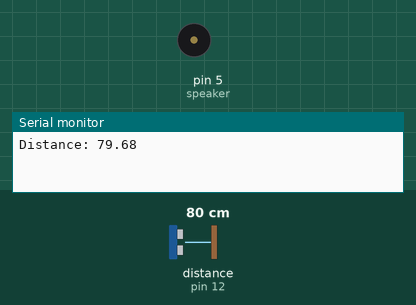
Simulated run of this sketch. Board: Arduino Uno, built with avr-gcc and run on an emulated ATmega328P. Parts: buzzer (waves = sounding), the last lines printed to the serial monitor. Wiring (inferred from the names in the program): ultrasonic range finder: trigger pin 11; echo pin 12. Inputs (shaded band) come from the test bench; at power-on: distance to the obstacle (sensor on pin 12) 80 cm. The echo pulse lasts 58.3 µs per cm.

Above: at 0.01 s.
At 1.2 s:
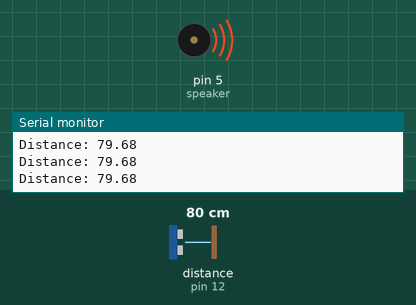
1.3 s: distance to the obstacle (sensor on pin 12) set to 12 cm
2.8 s: distance to the obstacle (sensor on pin 12) set to 9 cm
Timing chart, 0 to 11.8 s (numbered marks = the images above; inputs shaded):
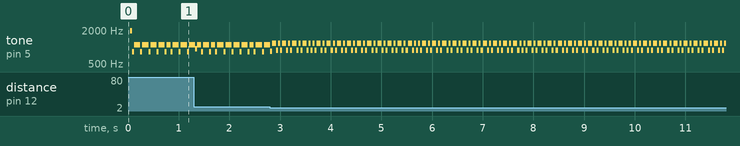

The sketch:

stupid_instrument.ino
```cpp
const int trig_pin = 11;
const int echo_pin = 12;
const int speaker = 5;
const float unit_note = 2.273e-3;
float duration, distance;

void setup() {
  pinMode(trig_pin, OUTPUT);
  pinMode(echo_pin, INPUT);
  pinMode(speaker, OUTPUT);
  Serial.begin(9600);
}

void loop() {
  trigger();
  duration = pulseIn(echo_pin, HIGH);
  distance = (duration*0.0343)/2;
  note();
  Serial.print("Distance: ");
  Serial.println(distance);
}

int trigger(){
    digitalWrite(trig_pin, LOW);
  _delay_us(10);
  digitalWrite(trig_pin, HIGH);
  _delay_us(10);
  digitalWrite(trig_pin, LOW);
  return 0;
}

int note(){
  int val = distance * unit_note;
  for(int i = 1; i <= 10; ++i){
    digitalWrite(speaker, HIGH);
    delay(val);
    digitalWrite(speaker, LOW);
    delay(val);
  }
  return 0;
}
```

Measured:
- by itself, tone on pin 5 (speaker): plays 834 Hz for 0.04 s, 1161 Hz for 0.08 s, 882 Hz for 0.04 s, 1161 Hz for 0.04 s, 882 Hz for 0.04 s, 1161 Hz for 0.08 s … (182 notes in this stretch)
